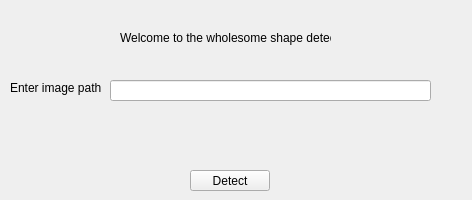
<?xml version="1.0" encoding="UTF-8"?>
<ui version="4.0">
 <class>MainWindow</class>
 <widget class="QMainWindow" name="MainWindow">
  <property name="geometry">
   <rect>
    <x>0</x>
    <y>0</y>
    <width>472</width>
    <height>200</height>
   </rect>
  </property>
  <property name="windowTitle">
   <string>MainWindow</string>
  </property>
  <widget class="QWidget" name="centralwidget">
   <widget class="QLineEdit" name="lineEdit">
    <property name="geometry">
     <rect>
      <x>110</x>
      <y>80</y>
      <width>321</width>
      <height>21</height>
     </rect>
    </property>
   </widget>
   <widget class="QLabel" name="label">
    <property name="geometry">
     <rect>
      <x>10</x>
      <y>80</y>
      <width>91</width>
      <height>16</height>
     </rect>
    </property>
    <property name="text">
     <string>Enter image path :</string>
    </property>
   </widget>
   <widget class="QPushButton" name="pushButton">
    <property name="geometry">
     <rect>
      <x>190</x>
      <y>170</y>
      <width>80</width>
      <height>21</height>
     </rect>
    </property>
    <property name="text">
     <string>Detect</string>
    </property>
   </widget>
   <widget class="QLabel" name="label_2">
    <property name="geometry">
     <rect>
      <x>120</x>
      <y>30</y>
      <width>211</width>
      <height>16</height>
     </rect>
    </property>
    <property name="text">
     <string>Welcome to the wholesome shape detector</string>
    </property>
   </widget>
  </widget>
 </widget>
 <resources/>
 <connections/>
</ui>
